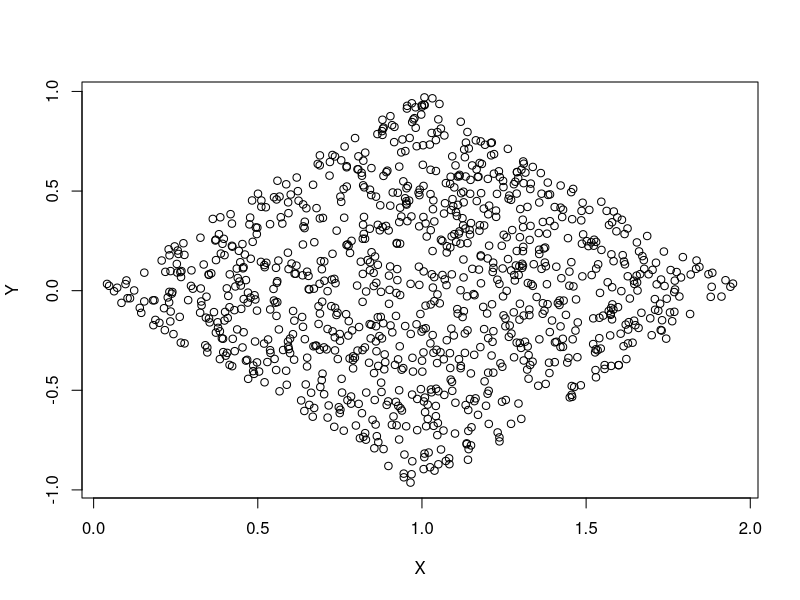
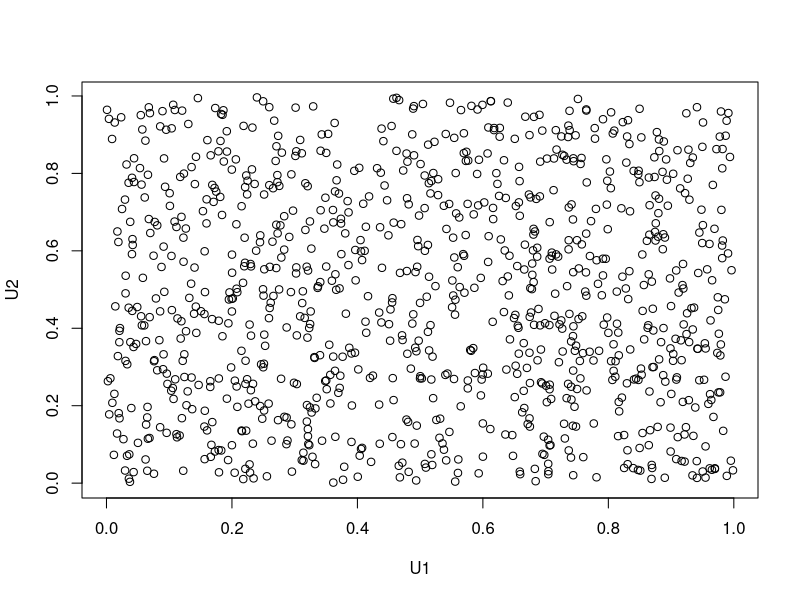
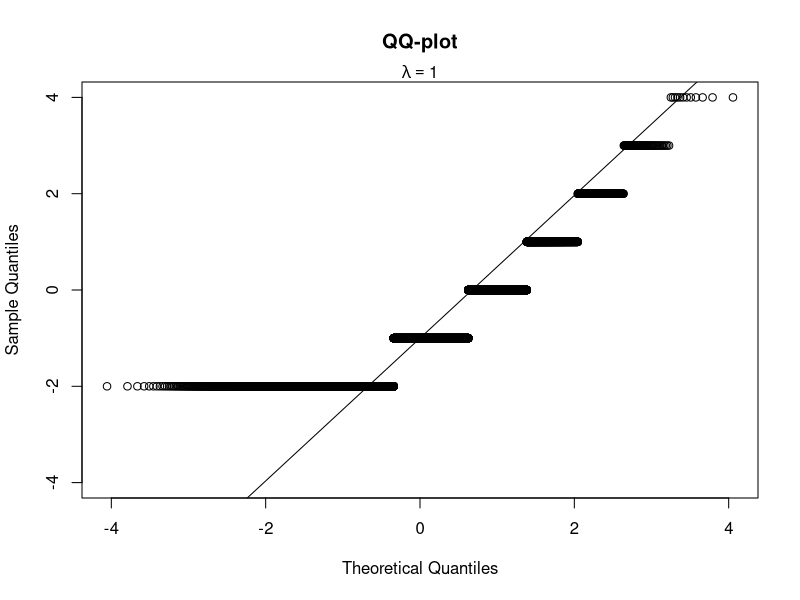
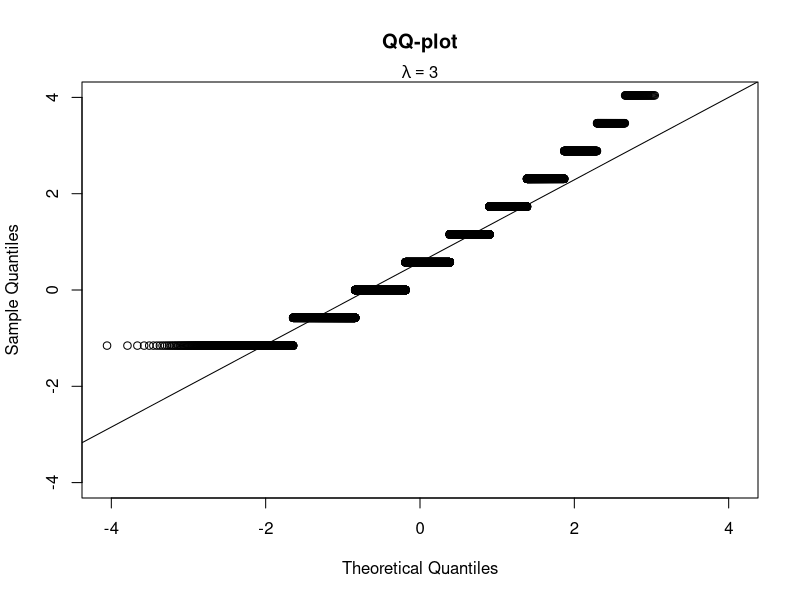
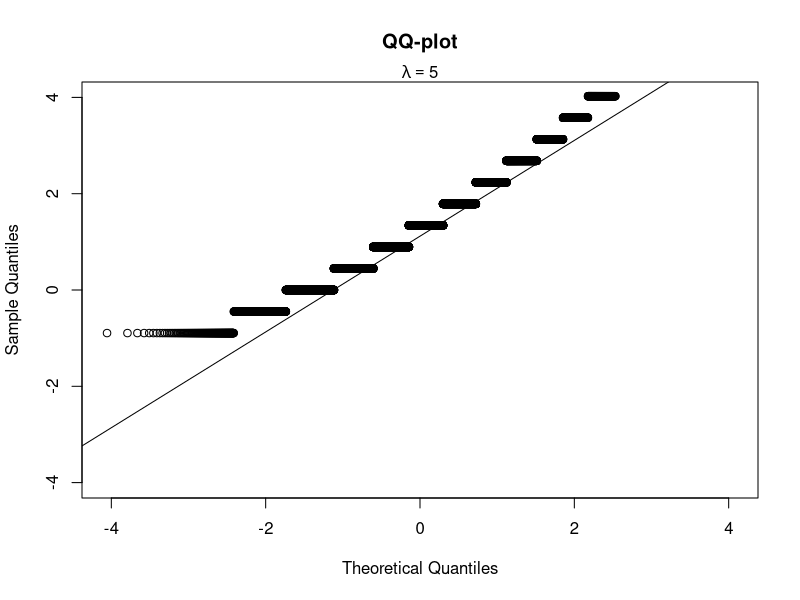
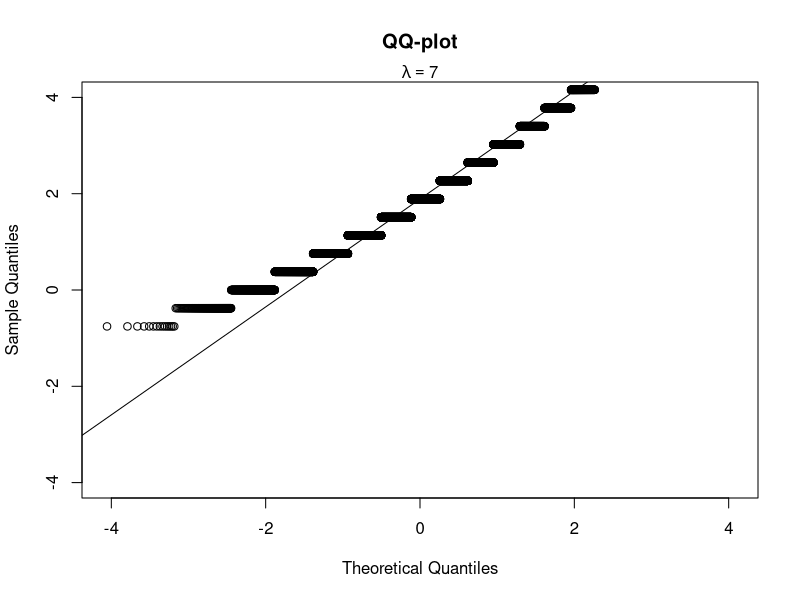
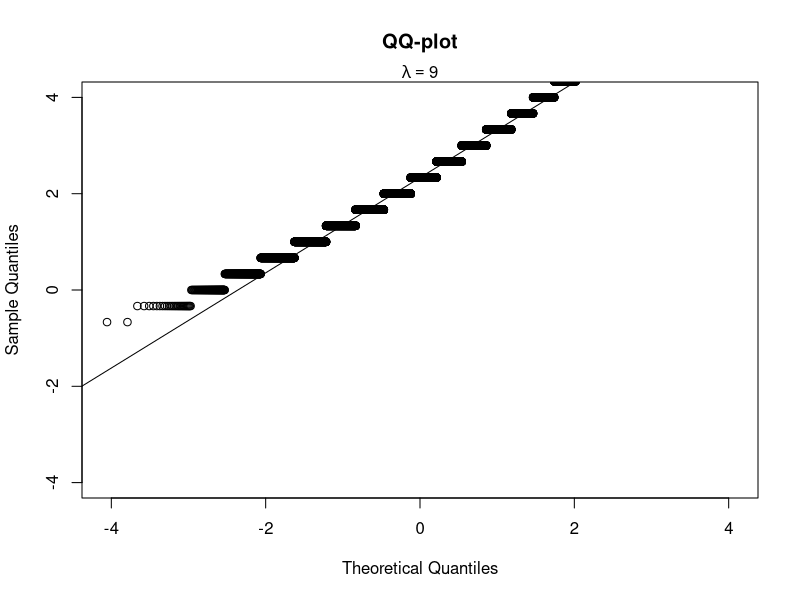
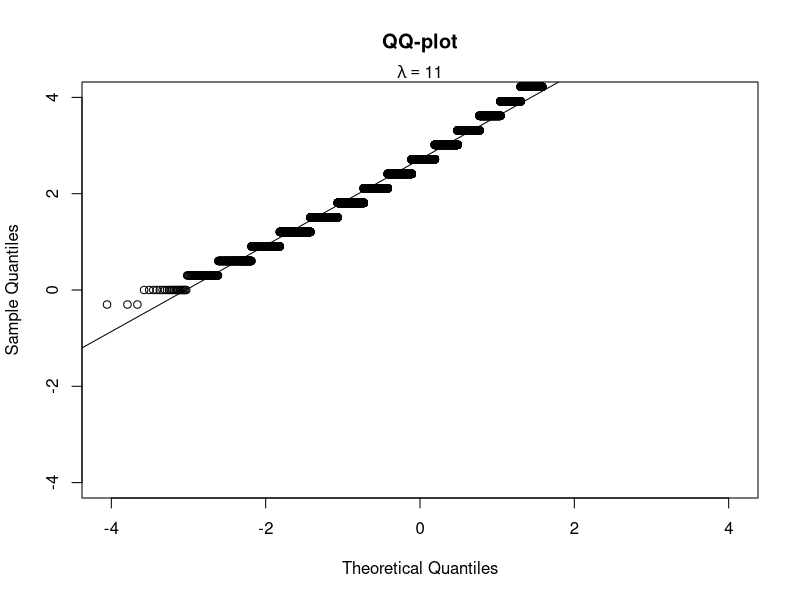

Generate these figures, in order, with R:
## ---- chunk 1
# Simulate 10000 values of U_1 and U_2 using runif()
U_1 <- runif(10000, 0, 1)
U_2 <- runif(10000, 0, 1)

# (a) Estimate E[U_1 + U_2]
E_U1_U2 <- mean(U_1 + U_2) # Use the sample mean as an estimator
cat("The estimate of E[U_1 + U_2] is", E_U1_U2, "\n")

# Compare with the true value
cat("The true value of E[U_1 + U_2] is 1 \n")

# Compare with an estimate of E[U_1] + E[U_2]
E_U1 <- mean(U_1) # Use the sample mean as an estimator
E_U2 <- mean(U_2) # Use the sample mean as an estimator
cat("The estimate of E[U_1] + E[U_2] is", E_U1 + E_U2, "\n")

# (b) Estimate Var(U_1 + U_2)
Var_U1_U2 <- var(U_1 + U_2) # Use the sample variance as an estimator
cat("The estimate of Var(U_1 + U_2) is", Var_U1_U2, "\n")

# Estimate Var(U_1) + Var(U_2)
Var_U1 <- var(U_1) # Use the sample variance as an estimator
Var_U2 <- var(U_2) # Use the sample variance as an estimator
cat("The estimate of Var(U_1) + Var(U_2) is", Var_U1 + Var_U2, "\n")

if(Var_U1_U2 == (Var_U1 + Var_U2) ){
  cat("The values are equal\n")
}else{
  cat("The values are not equal\n")
}


# (c) Estimate P(U_1 + U_2 <= 1.5)
P_U1_U2 <- mean(U_1 + U_2 <= 1.5) # Use the sample proportion as an estimator
cat("The estimate of P(U_1 + U_2 <= 1.5) is", P_U1_U2, "\n")

# (d) Estimate P(sqrt(U_1) + sqrt(U_2) <= 1.5)
P_sqrtU1_sqrtU2 <- mean(sqrt(U_1) + sqrt(U_2) <= 1.5) # Use the sample proportion as an estimator
cat("The estimate of P(sqrt(U_1) + sqrt(U_2) <= 1.5) is", P_sqrtU1_sqrtU2, "\n")

## ---- chunk 2
# Generate 1000 pseudorandom integers between 1 and 10 using runif()
discreteunif <- floor(runif(1000, min = 0, max = 10)) + 1

# Check observed frequencies using table()
observed_freq <- table(discreteunif)
print("Observed frequencies:")
print(observed_freq)

# Calculate expected frequencies
expected_freq <- rep(100, 10)  # We expect each value to appear 100 times
print("Expected frequencies:")
print(expected_freq)

# The frequencies are not expected to be equal because these numbers are randomly generated.
# To ensure the frequencies are what I am expecting, we can not use a function that produces random numbers.
# So using rep or seq funciton, we can ensure the number frequencies are expected

## ---- chunk 3
U1 <- runif(1000)
U2 <- runif(1000)
X <- U1 + U2
Y <- U1 - U2
plot(Y ~ X) # this calculates the sample correlation
cor(X, Y)
## ---- chunk 4
cor(U1, U2)
## ---- chunk 5
  plot(U1, U2)
## ---- chunk 6
# Number of students in the class
num_students <- 100

# Number of questions on the test
num_questions <- 20

# Function to simulate the test-taking process for a single student
simulate_test <- function() {
  # Generate random guesses for each question (1 for correct answer, 0 for wrong answer)
  guesses <- sample(c(0, 1), num_questions, replace = TRUE)
  
  # Calculate the score (number of correct answers)
  score <- sum(guesses)
  
  return(score)
}

# Simulate the test-taking process for all students in the class
scores <- replicate(num_students, simulate_test())

# (a) Estimate the average mark on the test
average_mark <- mean(scores)
cat("Estimated average mark on the test:", average_mark, "\n")

# Estimate the standard deviation of the marks
sd_marks <- sd(scores)
cat("Estimated standard deviation of the marks:", sd_marks, "\n")

# (b) Estimate the proportion of students who would obtain a mark of 30% or higher
proportion_high_mark <- mean(scores >= 0.3 * num_questions)
cat("Estimated proportion of students with a mark of 30% or higher:", proportion_high_mark, "\n")
## ---- chunk 7
# Simulate 500 light bulbs, each with a probability of 0.99 of working
r <- rbinom(500, size = 1, prob = 0.99)

# Estimate the expected value of the random variable X
expected_value <- mean(r)
cat("Estimated expected value of the random variable X:", expected_value, "\n")

# Estimate the variance of the random variable X
variance <- var(r)
cat("Estimated variance of the random variable X:", variance, "\n")

# Theoretical expected value (probability of working)
theoretical_expected_value <- 0.99
cat("Theoretical expected value of the random variable X:", theoretical_expected_value, "\n")

# Theoretical variance (probability of working multiplied by probability of not working)
theoretical_variance <- 0.99 * 0.01
cat("Theoretical variance of the random variable X:", theoretical_variance, "\n")
## ---- chunk 8
p_values <- c(0.3, 0.2, 0.1, 0.05)

for (p in p_values) {
  for (m in 1:100) {
    z <- (rbinom(20000, size = m, prob = p) - m * p) / sqrt(m * p * (1 - p))
    ## qqnorm(z, ylim = c(-4, 4), main = paste("QQ-plot, p =", p, ", m =", m))
    ## qqline(z)
    ## We could write qqline, but makes the program too large. program size goes upto 400 MB
  }
}
## ---- chunk 9
# Define a sequence of 'a' values from 1 to 99 with step 2
a_values <- seq(1, 99, by = 2)

# Loop through each 'a' value
for (a in a_values) {
  # Simulate a large number of Z values for the current 'a' value
  z <- (rpois(20000, lambda = a) - 2) / sqrt(a)
  
  # Plot QQ plot for Z values
  qqnorm(z, ylim = c(-4, 4), main = "QQ-plot")
  
  # Add a line to the QQ plot
  qqline(z)
  
  # Add subtitle indicating the current lambda value
  mtext(bquote(lambda == .(a)), side = 3)
}
## ---- chunk 10
# Simulate 10000 realizations of a Poisson process with rate 2.5 on the interval [0,2]
N <- rpois(10000, lambda = 2.5 * 2)
pts <- list()

# Generate random points within the interval [0,2]
for (i in 1:10000)
  pts[[i]] <- runif(N[i], 0, 2)

# (a) Count the number of points in the subintervals [0,1] and [1,2]
count1 <- numeric(10000)
count2 <- numeric(10000)

for (i in 1:10000) {
  count1[i] <- sum(pts[[i]] < 1)
  count2[i] <- sum(pts[[i]] > 1)
}

# (b) Check if the counts are reasonably approximated by Poisson distributions with rate 2.5
# Calculate the observed counts in each subinterval
table(count1)
table(count2)

# Calculate the expected counts from a Poisson distribution with rate 2.5
round(10000 * dpois(0:12, 2.5))

# (c) Visualize the independence assumption between counts in [0,1] and [1,2]
# Create a scatterplot with jitter for visualization
plot(jitter(count1), jitter(count2))
